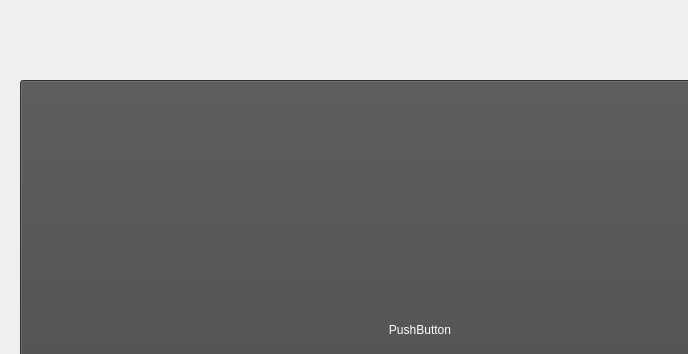
<?xml version="1.0" encoding="UTF-8"?>
<ui version="4.0">
 <class>Form</class>
 <widget class="QWidget" name="Form">
  <property name="geometry">
   <rect>
    <x>0</x>
    <y>0</y>
    <width>688</width>
    <height>354</height>
   </rect>
  </property>
  <property name="windowTitle">
   <string>Form</string>
  </property>
  <widget class="QPushButton" name="bott">
   <property name="geometry">
    <rect>
     <x>20</x>
     <y>80</y>
     <width>800</width>
     <height>500</height>
    </rect>
   </property>
   <property name="sizePolicy">
    <sizepolicy hsizetype="Expanding" vsizetype="MinimumExpanding">
     <horstretch>0</horstretch>
     <verstretch>0</verstretch>
    </sizepolicy>
   </property>
   <property name="styleSheet">
    <string notr="true">background-color:rgb(66, 66, 66);
color:rgb(255, 255, 255);
font: 11pt &quot;MV Boli&quot;;
</string>
   </property>
   <property name="text">
    <string>PushButton</string>
   </property>
  </widget>
 </widget>
 <resources/>
 <connections/>
</ui>
